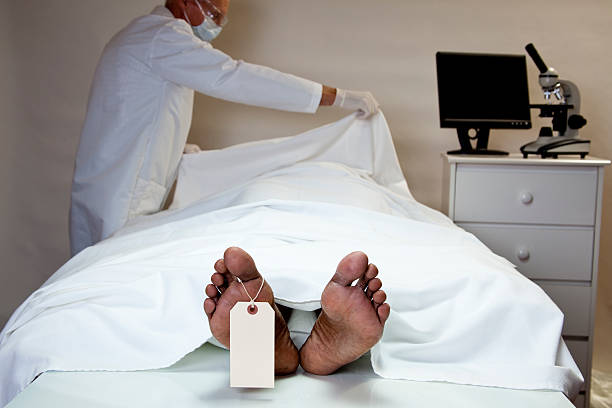
#> input picture backend/uploads/FT-C00B76B4.jpg, 612 x 408 px
$ python -i forensic_anomaly_engine_v7.py   (imports and definitions only)   (older library calls are emulated)
#> lines starting #> are read from the running program, lines starting #| are printed output that depends on the picture; after the words box and inside, x2 and y2 are one past the last pixel; in counts of white or black regions, pixels touching at a corner belong together
"""
FakeTrace v7.0 - Forensic Anomaly Detection Engine
===================================================
PHILOSOPHY: Anomaly-First, Evidence-Driven, Legally Safe

This is a CLASSICAL FORENSIC ASSISTANCE TOOL,
NOT a definitive AI detector.
Designed to SUPPORT investigators, NOT replace them.

Core Principles:
1. Never claim certainty when evidence is weak
2. If no anomaly detected → explicitly say so
3. Prioritize "what is unusual" over "fake vs real"
4. Better UNCERTAIN than wrong prediction
5. Each algorithm is independent forensic evidence
"""

import os
import cv2
import numpy as np
from pathlib import Path
from datetime import datetime
from typing import Dict, List, Tuple, Optional
from dataclasses import dataclass, asdict
from enum import Enum


# ==========================================
# ENUMS & DATA CLASSES
# ==========================================

class AnomalyStatus(Enum):
    """Anomaly detection status for each algorithm"""
    DETECTED = "detected"           # Score >= 60: Clear anomaly found
    NOT_DETECTED = "not_detected"   # Score <= 45: No anomaly
    INCONCLUSIVE = "inconclusive"   # Score 46-59: Cannot determine


class VerdictType(Enum):
    """Final verdict categories"""
    NO_ANOMALY = "NO_FORENSIC_ANOMALY_DETECTED"
    ANOMALY_DETECTED = "FORENSIC_MANIPULATION_INDICATORS_DETECTED"
    INCONCLUSIVE = "INCONCLUSIVE_MINOR_IRREGULARITIES"


@dataclass
class AlgorithmResult:
    """Result from a single forensic algorithm"""
    name: str
    display_name: str
    score: float                    # 0-100
    anomaly_status: str             # detected/not_detected/inconclusive
    reason: str                     # Human-readable explanation
    details: Dict                   # Technical details

    @staticmethod
    def from_score(name: str, display_name: str, score: float,
                   details: Dict, reason_detected: str,
                   reason_not_detected: str) -> 'AlgorithmResult':
        """Create result with automatic anomaly classification"""

        if score >= 60:
            status = AnomalyStatus.DETECTED.value
            reason = reason_detected
        elif score <= 45:
            status = AnomalyStatus.NOT_DETECTED.value
            reason = reason_not_detected
        else:
            status = AnomalyStatus.INCONCLUSIVE.value
            reason = "Patterns observed but insufficient for reliable conclusion"

        return AlgorithmResult(
            name=name,
            display_name=display_name,
            score=round(score, 1),
            anomaly_status=status,
            reason=reason,
            details=details
        )


@dataclass
class ForensicVerdict:
    """Final verdict based on anomaly count"""
    verdict: str
    verdict_code: str
    interpretation: str
    anomaly_count: int
    inconclusive_count: int
    clean_count: int
    total_checks: int
    recommendation: str
    legal_disclaimer: str


# ==========================================
# MAIN FORENSIC ENGINE
# ==========================================

class ForensicAnomalyEngine:
    """
    Forensic Anomaly Detection Engine v7.0

    Key Differences from v6.0:
    - NO weighted averages as primary decision
    - Anomaly count based verdict
    - Each algorithm is independent evidence
    - Conservative, legally-safe language
    """

    VERSION = "7.0"

    # Thresholds
    ANOMALY_THRESHOLD = 60      # Score >= this = anomaly detected
    CLEAN_THRESHOLD = 45        # Score <= this = no anomaly
    MIN_ANOMALIES_FOR_DETECTION = 3  # Need at least 3 for "detected"

    # Video analysis
    VIDEO_FRAME_SAMPLE_COUNT = 12
    VIDEO_CONSISTENCY_THRESHOLD = 0.6  # 60% of frames must agree

    def __init__(self):
        print(f"  ✅ Forensic Anomaly Engine v{self.VERSION} initialized")
        print(f"     Mode: Anomaly-First Evidence-Driven Analysis")
        print(f"     Philosophy: Support investigators, not replace them")

    def analyze(self, file_path: str) -> Dict:
        """
        Main analysis entry point.

        Returns comprehensive forensic report with:
        - Individual algorithm evidence
        - Anomaly-based verdict
        - Legal-safe explanations
        """

        result = {
            "status": "processing",
            "version": self.VERSION,
            "analyzed_at": datetime.now().isoformat(),
            "file_path": file_path,

            # System identity
            "system_identity": {
                "name": "FakeTrace Forensic Assistance Tool",
                "type": "Classical Forensic Analysis",
                "purpose": "Support investigators, not replace them",
                "disclaimer": "Results are probabilistic, not definitive"
            },

            # Evidence section (per-algorithm)
            "evidence": {
                "algorithms": [],
                "summary": {
                    "total_checks": 0,
                    "anomalies_detected": 0,
                    "inconclusive": 0,
                    "clean": 0
                }
            },

            # Verdict section (based on anomaly count ONLY)
            "verdict": None,

            # Supporting statistics (SECONDARY, never overrides verdict)
            "supporting_statistics": {
                "note": "These are supporting metrics only. They do NOT determine the verdict.",
                "average_score": 0.0,
                "interpretation": ""
            },

            # Explanation section
            "explanation": {
                "summary": "",
                "findings": [],
                "limitations": [],
                "recommendation": ""
            },

            "errors": []
        }

        try:
            path = Path(file_path)
            is_video = path.suffix.lower() in ['.mp4', '.avi', '.mov', '.mkv', '.webm']
            result["media_type"] = "video" if is_video else "image"

            if is_video:
                result = self._analyze_video(file_path, result)
            else:
                result = self._analyze_image(file_path, result)

            result["status"] = "completed"

        except Exception as e:
            result["errors"].append(str(e))
            result["status"] = "error"
            import traceback
            traceback.print_exc()

        return result

    def _analyze_image(self, file_path: str, result: Dict) -> Dict:
        """Analyze a single image"""
#> called with file_path = '../uploads/FT-C00B76B4.jpg'

        img = cv2.imread(file_path)
#> img is the input picture: shape (408, 612, 3); mean B, G, R 160.6, 162.3, 166.4
        if img is None:
            result["errors"].append("Could not load image file")
            return result

        h, w = img.shape[:2]
        result["dimensions"] = {"width": w, "height": h}

        gray = cv2.cvtColor(img, cv2.COLOR_BGR2GRAY)

        # Run all forensic algorithms
        algorithms = [
            self._analyze_noise(img, gray),
            self._analyze_compression(img, file_path),
            self._analyze_color(img),
            self._analyze_frequency(gray),
            self._analyze_texture(gray),
            self._analyze_edge(gray)
        ]

        # Store algorithm results
        result["evidence"]["algorithms"] = [asdict(a) for a in algorithms]

        # Count anomalies
        anomaly_count = sum(1 for a in algorithms if a.anomaly_status == AnomalyStatus.DETECTED.value)
        inconclusive_count = sum(1 for a in algorithms if a.anomaly_status == AnomalyStatus.INCONCLUSIVE.value)
        clean_count = sum(1 for a in algorithms if a.anomaly_status == AnomalyStatus.NOT_DETECTED.value)

        result["evidence"]["summary"] = {
            "total_checks": len(algorithms),
            "anomalies_detected": anomaly_count,
            "inconclusive": inconclusive_count,
            "clean": clean_count
        }

        # Calculate verdict based on anomaly count ONLY
        result["verdict"] = asdict(self._calculate_verdict(
            anomaly_count, inconclusive_count, clean_count, len(algorithms)
        ))

        # Supporting statistics (secondary only)
        avg_score = np.mean([a.score for a in algorithms])
        result["supporting_statistics"]["average_score"] = round(avg_score, 1)
        result["supporting_statistics"]["interpretation"] = (
            f"{avg_score:.0f}% average anomaly indication across {len(algorithms)} checks "
            "(supporting metric only, does not determine verdict)"
        )

        # Generate explanation
        result["explanation"] = self._generate_explanation(algorithms, result["verdict"])

        return result

    # [128 lines left out: function _analyze_video, not called in this run]

    # ==========================================
    # FORENSIC ALGORITHMS
    # ==========================================

    def _analyze_noise(self, img: np.ndarray, gray: np.ndarray) -> AlgorithmResult:
        """
        Noise Consistency Analysis

        Real images: Natural noise patterns, consistent across image
        AI images: Unnaturally smooth OR inconsistent noise
        """

        details = {}

        try:
            # Estimate noise using Laplacian
            laplacian = cv2.Laplacian(gray, cv2.CV_64F)
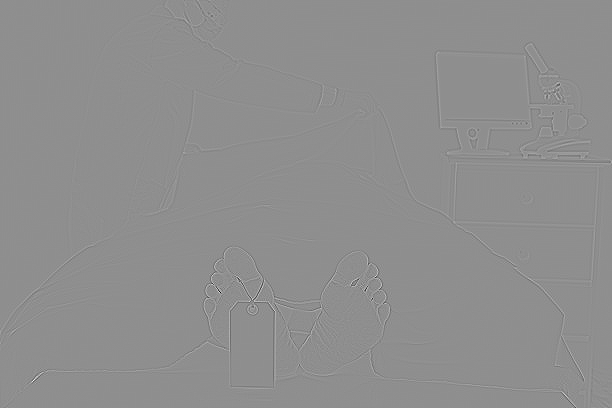
#> laplacian: shape (408, 612) float64; min -852, max 669, mean 0; drawn with min black and max white
            noise_std = np.std(laplacian)
#> noise_std = 22.31

            # Check noise consistency across blocks
            h, w = gray.shape
            block_size = 64
            block_stds = []

            for y in range(0, h - block_size, block_size):
                for x in range(0, w - block_size, block_size):
                    block = gray[y:y+block_size, x:x+block_size]
                    block_lap = cv2.Laplacian(block, cv2.CV_64F)
                    block_stds.append(np.std(block_lap))
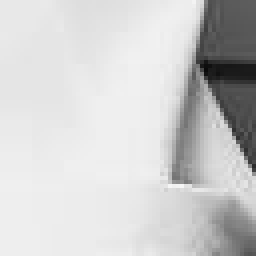
#> block: shape (64, 64) (shown 4 times larger); min 10, max 246, mean 205.8
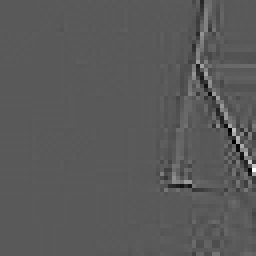
#> block_lap: shape (64, 64) float64 (shown 4 times larger); min -189, max 347, mean 0; drawn with min black and max white
#> after the loop, block_stds = 54 values, max 77.51 at index 39, min 1.04 at index 5, mean 16.71

            if block_stds:
                noise_variance = np.var(block_stds)
#> noise_variance = 253.9
                noise_mean = np.mean(block_stds)
#> noise_mean = 16.71
                consistency = noise_variance / (noise_mean + 0.001)
#> consistency = 15.19
            else:
                consistency = 0

            details = {
                "overall_noise_level": round(noise_std, 2),
                "noise_consistency_ratio": round(consistency, 4),
                "blocks_analyzed": len(block_stds)
            }
#> details = {'overall_noise_level': 22.31, 'noise_consistency_ratio': 15.19, 'blocks_analyzed': 54}

            # Scoring
            if noise_std < 5:  # Unnaturally smooth
                score = 70
                reason_detected = "Unnaturally low noise level detected (common in AI-generated content)"
            elif consistency > 0.5:  # Inconsistent noise
                score = 65
                reason_detected = "Noise patterns are inconsistent across image regions"
            elif noise_std > 25:  # Natural high noise
                score = 30
                reason_detected = ""
            else:
                score = 45
                reason_detected = ""

            reason_not_detected = "Noise patterns appear natural and consistent"

        except Exception as e:
            score = 50
            details["error"] = str(e)
            reason_detected = "Analysis error"
            reason_not_detected = "Analysis error"

        return AlgorithmResult.from_score(
            name="noise",
            display_name="Noise Consistency Analysis",
            score=score,
            details=details,
            reason_detected=reason_detected,
            reason_not_detected=reason_not_detected
        )

    def _analyze_compression(self, img: np.ndarray, file_path: str) -> AlgorithmResult:
        """Compression Artifact Analysis"""
#> called with file_path = '../uploads/FT-C00B76B4.jpg'

        details = {}

        try:
            ext = Path(file_path).suffix.lower()
            gray = cv2.cvtColor(img, cv2.COLOR_BGR2GRAY)

            h, w = gray.shape
            block_diffs = []

            for y in range(8, h - 8, 8):
                for x in range(8, w - 8, 8):
                    diff = abs(int(gray[y-1, x]) - int(gray[y, x]))
                    block_diffs.append(diff)
#> after the loop, block_diffs = 3675 values, max 141 at index 2579, min 0 at index 3, mean 4.75

            avg_block_diff = np.mean(block_diffs) if block_diffs else 0
#> avg_block_diff = 4.75

            file_size = os.path.getsize(file_path)
            pixels = h * w
            bytes_per_pixel = file_size / (pixels + 1)

            details = {
                "format": ext,
                "block_artifact_level": round(avg_block_diff, 2),
                "bytes_per_pixel": round(bytes_per_pixel, 4),
                "file_size_kb": round(file_size / 1024, 1)
            }
#> details = {'format': '.jpg', 'block_artifact_level': 4.75, 'bytes_per_pixel': 0.115, 'file_size_kb': 28.1}

            if avg_block_diff > 15:
                score = 60
                reason_detected = "Strong compression artifacts suggest possible re-encoding or editing"
            elif avg_block_diff < 2 and ext in ['.jpg', '.jpeg']:
                score = 55
                reason_detected = "Unusually clean for JPEG format"
            else:
                score = 42
                reason_detected = ""

            reason_not_detected = "Compression artifacts appear normal for format"

        except Exception as e:
            score = 50
            details["error"] = str(e)
            reason_detected = "Analysis error"
            reason_not_detected = "Analysis error"

        return AlgorithmResult.from_score(
            name="compression",
            display_name="Compression Artifact Analysis",
            score=score,
            details=details,
            reason_detected=reason_detected,
            reason_not_detected=reason_not_detected
        )

    # [42 lines left out: function _analyze_compression_frame, not called in this run]

    def _analyze_color(self, img: np.ndarray) -> AlgorithmResult:
        """Color Distribution Analysis"""

        details = {}

        try:
            hsv = cv2.cvtColor(img, cv2.COLOR_BGR2HSV)
#> hsv: shape (408, 612, 3); mean H, S, V 63, 34.2, 172.5

            saturation = hsv[:, :, 1]
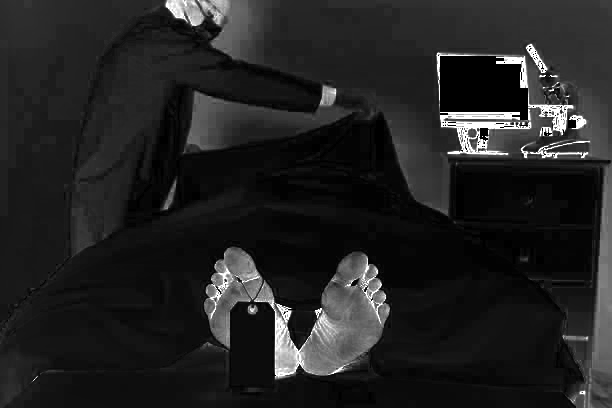
#> saturation: shape (408, 612); min 0, max 255, mean 34.2
            sat_mean = np.mean(saturation)
#> sat_mean = 34.23
            sat_std = np.std(saturation)
#> sat_std = 41.84

            value = hsv[:, :, 2]
            val_mean = np.mean(value)
#> val_mean = 172.5
            val_std = np.std(value)
#> val_std = 59.9

            color_uniformity = sat_std / (sat_mean + 1)
#> color_uniformity = 1.19

            details = {
                "saturation_mean": round(sat_mean, 2),
                "saturation_std": round(sat_std, 2),
                "brightness_mean": round(val_mean, 2),
                "brightness_std": round(val_std, 2),
                "color_uniformity_ratio": round(color_uniformity, 4)
            }
#> details = {'saturation_mean': 34.23, 'saturation_std': 41.84, 'brightness_mean': 172.5, 'brightness_std': 59.9, 'color_uniformity_ratio': 1.19}

            if color_uniformity < 0.1:
                score = 62
                reason_detected = "Unusually uniform color distribution (uncommon in natural photos)"
            elif sat_mean > 200:
                score = 58
                reason_detected = "Oversaturation detected"
            else:
                score = 40
                reason_detected = ""

            reason_not_detected = "Color distribution appears natural"

        except Exception as e:
            score = 50
            details["error"] = str(e)
            reason_detected = "Analysis error"
            reason_not_detected = "Analysis error"

        return AlgorithmResult.from_score(
            name="color",
            display_name="Color Distribution Analysis",
            score=score,
            details=details,
            reason_detected=reason_detected,
            reason_not_detected=reason_not_detected
        )

    def _analyze_frequency(self, gray: np.ndarray) -> AlgorithmResult:
        """Frequency Domain Analysis (FFT)"""

        details = {}

        try:
            f = np.fft.fft2(gray.astype(np.float32))
            fshift = np.fft.fftshift(f)
            magnitude = np.log(np.abs(fshift) + 1)
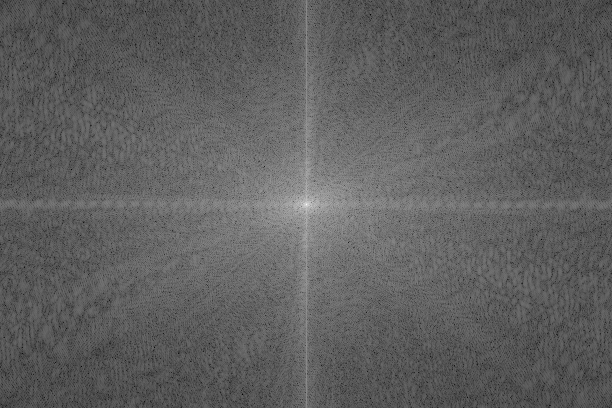
#> magnitude: shape (408, 612) float64; min 2.01, max 17.52, mean 7.81; drawn with min black and max white

            h, w = magnitude.shape
            center_y, center_x = h // 2, w // 2
            radius = min(h, w) // 4

            y, x = np.ogrid[:h, :w]
#> y = 408 values from 0 to 407
            dist = np.sqrt((x - center_x)**2 + (y - center_y)**2)

            low_mask = dist <= radius
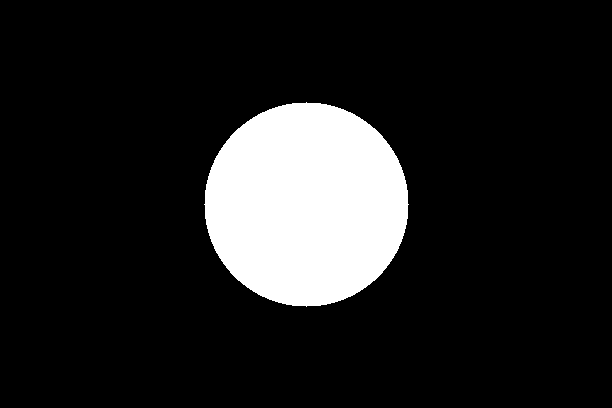
#> low_mask: shape (408, 612) bool; 13.1% white; 1 white region, box (x1, y1, x2, y2) and area: (204, 102, 409, 307) 32681
            high_mask = dist > radius * 2
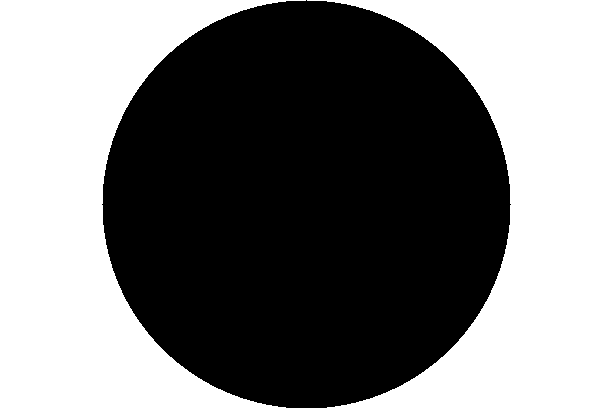
#> high_mask: shape (408, 612) bool; 47.6% white; 2 white regions, box (x1, y1, x2, y2) and area: (0, 0, 306, 408) 59692, (307, 0, 612, 408) 59284

            low_energy = np.mean(magnitude[low_mask])
#> low_energy = 9.41
            high_energy = np.mean(magnitude[high_mask])
#> high_energy = 7.23
#> (the rest of the program and of its run is left out)
